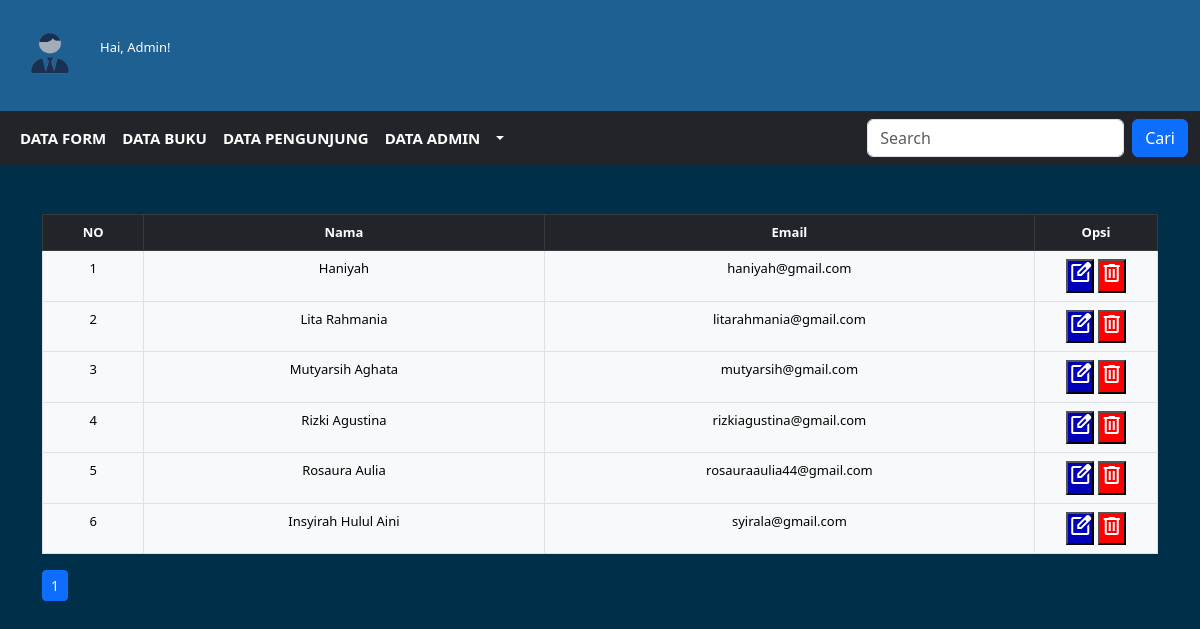
Page /databasepengunjung.php (signed in) on the committed database.
### tables this page shows
CREATE TABLE `pengunjung` (
  `nama` varchar(30) NOT NULL,
  `username` varchar(25) NOT NULL,
  `email` varchar(30) NOT NULL,
  `password` varchar(25) NOT NULL
);

### databasepengunjung.php (the view, shortened to what this page needs)
<!DOCTYPE html>
<html lang="en">
<head>
  <link href="https://cdn.jsdelivr.net/npm/bootstrap@5.3.0/dist/css/bootstrap.min.css" rel="stylesheet">
</head>
<body>
<div class="navbar navbar-expand-sm navbar-dark text-white" style="background-color: #1e6091;">
    <img src="gambar/profile.png" class="d-flex flex-column-reverse mb-3"><br/>
    <h5 class="d-flex flex-column-reverse mb-3">Hai, Admin!</h5>
</div>
<div>
  <nav class="navbar navbar-expand-sm navbar-dark bg-dark">
      <div class="container-fluid">
        <div class="collapse navbar-collapse" id="mynavbar">
          <ul class="navbar-nav me-auto">
            <li class="nav-item">
              <a class="nav-link" href="databaseform.php" id="text"><span class="#">DATA FORM</span></a>
            </li>
            <li class="nav-item">
              <a class="nav-link" href="databasebuku.php"><span class="#">DATA BUKU</span></a>
            </li>
            <li class="nav-item-active">
              <a class="nav-link" href="databasepengunjung.php"><span class="#">DATA PENGUNJUNG</span></a>
            </li>
            <li class="nav-item">
              <a class="nav-link" href="databaseusnpw.php"><span class="#">DATA ADMIN</span></a>
            </li>
            <li class="nav-item dropdown">
              <a class="nav-link dropdown-toggle" href="#" role="button" data-bs-toggle="dropdown"></a>
            </li>
          </ul>
          <form action="#" method="get" class="d-flex">
              <input type="text" class="form-control me-2" name="cari" id="cari" placeholder="Search">
              <button type="submit" id="btncari" class="btn btn-primary">Cari</button>
          </form>
        </div>
      </div>
    </nav>
</div>
<div class="d-flex justify-content-center table-responsive">
<div class="container mt-5" id="container">
  <div class="container-table">
    <table class="table table-bordered">
    <thead class="table-dark">
      <tr class="jdtable">
        <th style="width: 10px;">NO</th>
        <th style="width: 150px;">Nama</th>
        <th style="width: 20px;">Email</th>
        <th style="width: 10px;">Opsi</th>
      </tr>
    </thead>
      <?php
      require_once 'koneksi.php';
      $jmlDataPerHalaman = 40;
      $result = mysqli_query($koneksi, "SELECT * FROM pengunjung");
      $jmlData = mysqli_num_rows($result);
      $jmlHal = ceil($jmlData / $jmlDataPerHalaman);
      $actHal = (isset($_GET["halaman"]) ) ? $_GET["halaman"] : 1;
      $no = (($jmlDataPerHalaman * $actHal) - $jmlDataPerHalaman) + 1;
      if(isset($_GET['cari'])){
        $cari = $_GET['cari'];
        $data = mysqli_query($koneksi,"SELECT * FROM pengunjung WHERE password LIKE '%$cari%' OR nama LIKE '%$cari%' OR email LIKE '%$cari%' OR username LIKE '%$cari%'");
      } else {
        $data = mysqli_query($koneksi,"SELECT * FROM pengunjung");
      }
      while($d = mysqli_fetch_assoc($data)){
        ?>
      <tbody>
        <tr>
          <td class="text-bg-light"><?php echo $no++; ?></td>
          <td class="text-bg-light"><?php echo $d['nama']; ?></td>
          <td class="text-bg-light"><?php echo $d['email']; ?></td>
          <td class="text-bg-light">
            <button style="background-color: #0000B8; color: white;"><span class="material-symbols-outlined"><a href="editpengunjung.php?email=<?php echo $d['email']; ?>">edit_square</a></span></button>
            <button style="background-color: #FE0000; color: white;"><span class="material-symbols-outlined"><a href="hapuspengunjung.php?email=<?php echo $d['email']; ?>" onclick="return confirm('Apakah Anda yakin ingin menghapus data ini?')">delete</a></span></button>
          </td>
        </tr>
        <?php }
      ?>
    </tbody>
    </table>
      <div>
        <ul class="pagination pagination-sm">
        <?php for($i = 1; $i <= $jmlHal; $i++) : ?>
          <?php if($i == $actHal) : ?>
          <li class="page-item active"><a class="page-link" href="?halaman=<?= $i; ?>"><?= $i; ?></a></li>
          <?php else : ?>
          <li class="page-item"><a class="page-link" href="?halaman=<?= $i; ?>"><?= $i; ?></a></li>
          <?php endif; ?>
        <?php endfor;?>
        </ul>
      </div>
</div>
</div>
</div>
</body>
</html>

### databasepengunjung.php (style rules this page uses)
* { margin: 0; padding: 0; }
.jdtable { background-color: #BEBFC5; color: white; padding: 6px 13px; }
a { text-decoration: none; color: white; }
.table { text-align: center; }
body { background-color: #003049; }
thead { font-size: 13px; }
tbody { font-size: 13px; }
div.container-fluid { font-size: 15px; font-weight: bold; }
h5 { float: right; font-size: 13px; margin: 0; padding: 0; display: block; pad }
img { float: right; height: 70px; width: 100px; margin-bottom: 0; padding-bottom: 0; margin-top: 9px; padding-top: 0; display: block; }
.nav-item a { color: white; }
.nav-item-active a { color: white; }
table { margin-left: 0px; padding-left: 0px; }

### rows in the picture
pengunjung: nama "Haniyah", email "haniyah@gmail.com"
pengunjung: nama "Lita Rahmania", email "litarahmania@gmail.com"
pengunjung: nama "Mutyarsih Aghata", email "mutyarsih@gmail.com"
pengunjung: nama "Rizki Agustina", email "rizkiagustina@gmail.com"
pengunjung: nama "Rosaura Aulia", email "rosauraaulia44@gmail.com"
pengunjung: nama "Insyirah Hulul Aini", email "syirala@gmail.com"
